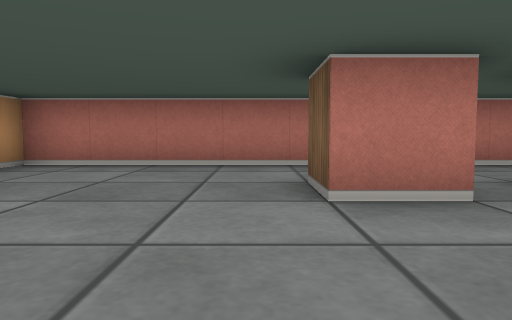
view 1 (above)

17 first-person views from a walk through a cub3D maze. The camera is about half as high as the walls, tilts 4° down and sees 70° across. The floor is counted in squares. Each view is taken from the middle of a square. On the plan, view 1 faces up. The plan holds only what a view shows up to about 9 squares ahead; the rest is blank.

view 2
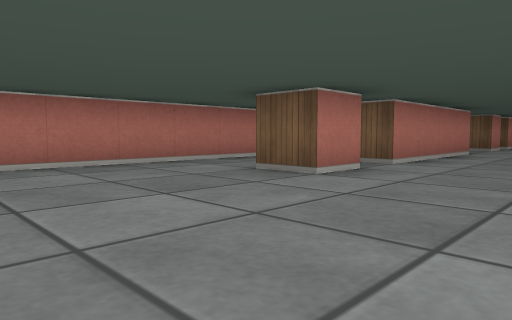

view 3
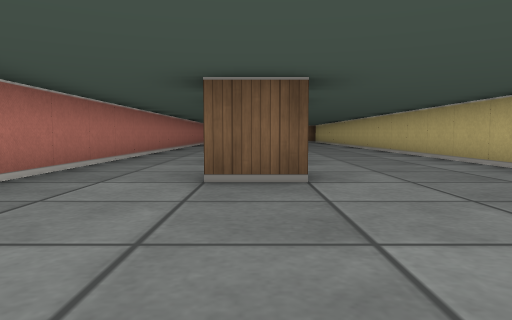

view 4
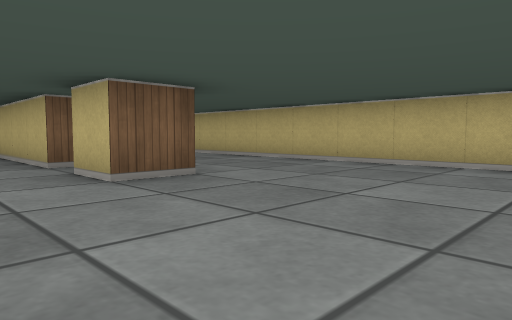

view 5
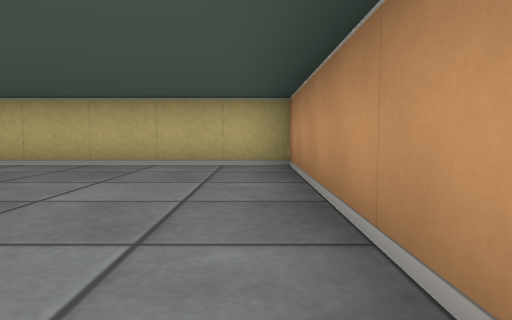

view 6
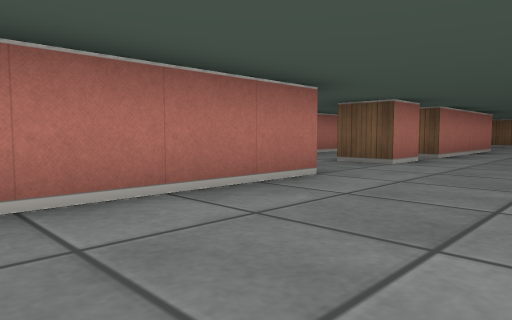

view 7
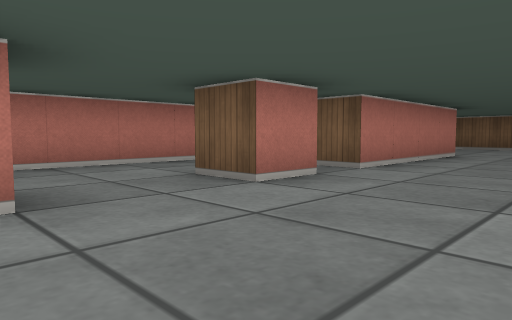

view 8
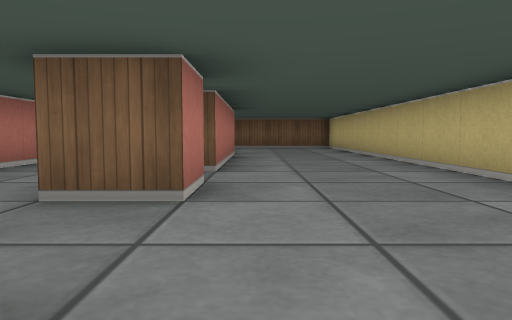

view 9
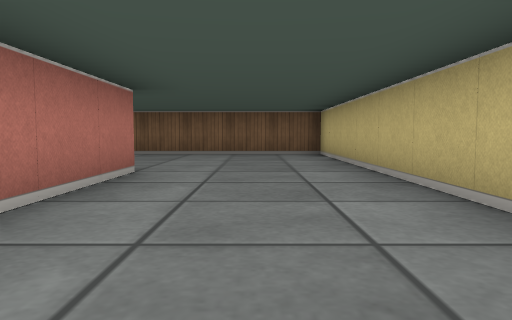

view 10
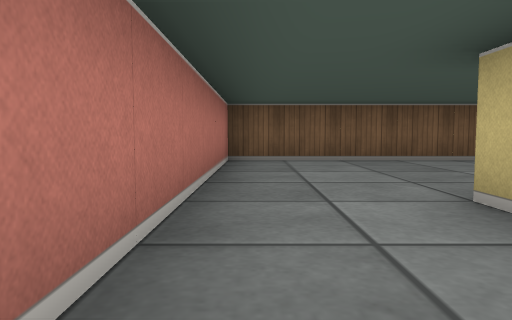

view 11
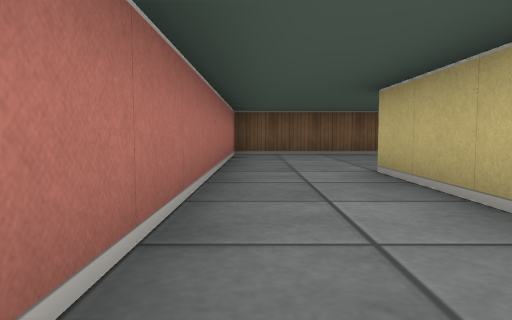

view 12
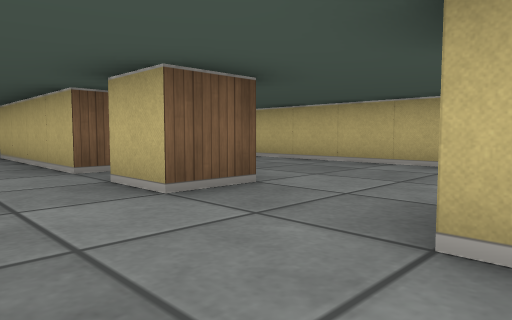

view 13
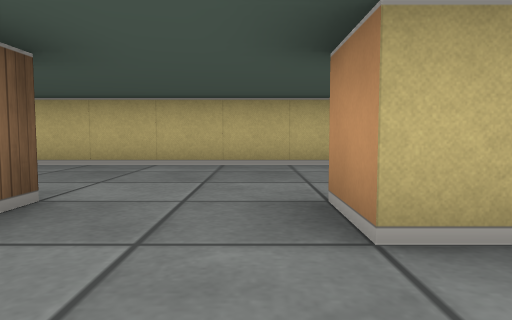

view 14
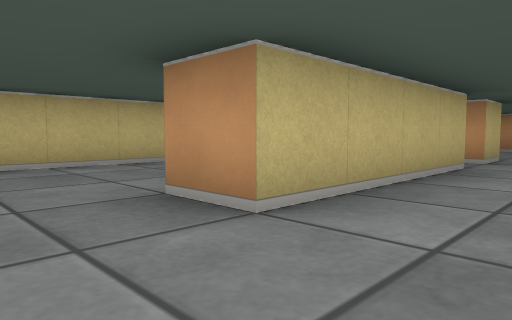

view 15
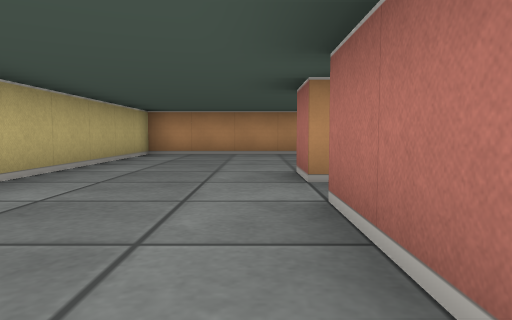

view 16
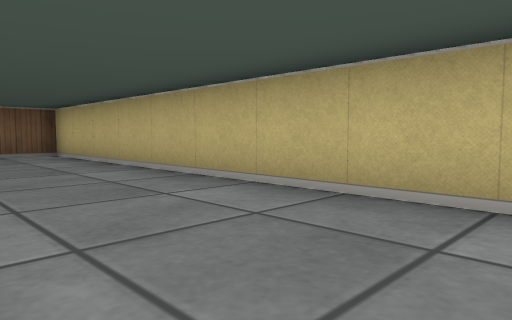

view 17
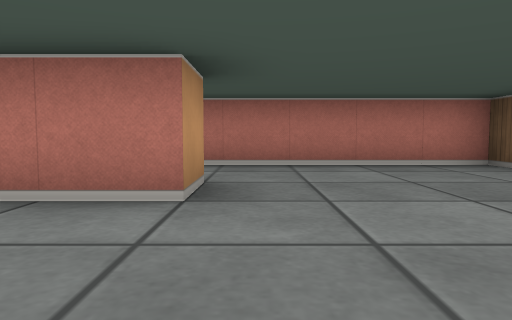

### Floor plan
Points are (right, up) in squares from view 1. A wall is a line through its corners. A room is listed if a view was taken in it or the views show most of it. See-through windows are left out.
Room 1 (views 1, 2, 3, 4, 5, 6, 7, 8, 9, 10, 11, 12, 13, 14, 15, 16, 17)
walls: (6.5, 2.5) (2.5, 2.5) (2.5, 3.5) (6.5, 3.5) (6.5, 2.5); (9.6, 2.5) (8.5, 2.5) (8.5, 3.5) (9.5, 3.5); (10.5, 2.5) (10.5, 3.5) (14.5, 3.5) (14.5, 2.5) (10.5, 2.5); (1.5, 2.5) (0.5, 2.5) (0.5, 3.5) (1.5, 3.5) (1.5, 2.5); (-3.5, -0.5) (18.5, -0.5) (18.5, 5.5) (-3.5, 5.5) (-3.5, -0.5)

Positions as (right, up) in squares from view 1, and headings:
1: (0, 0), facing up
2: (-3, 0), facing up-right
3: (-3, 3), facing right
4: (-3, 5), facing down-right
5: (-3, 5), facing down
6: (3, 0), facing up-right
7: (6, 0), facing up-right
8: (6, 2), facing right
9: (10, 1), facing right
10: (12, 5), facing right
11: (10, 5), facing right
12: (6, 5), facing down-right
13: (7, 5), facing down
14: (8, 5), facing down-left
15: (5, 2), facing left
16: (10, 2), facing down-right
17: (15, 0), facing up
